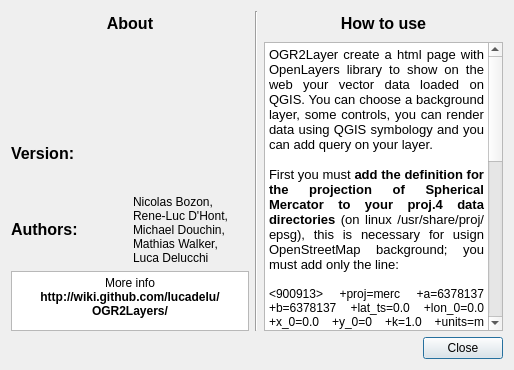
<?xml version="1.0" encoding="UTF-8"?>
<ui version="4.0">
 <class>AboutDialog</class>
 <widget class="QDialog" name="AboutDialog">
  <property name="geometry">
   <rect>
    <x>0</x>
    <y>0</y>
    <width>514</width>
    <height>370</height>
   </rect>
  </property>
  <property name="sizePolicy">
   <sizepolicy hsizetype="Expanding" vsizetype="Expanding">
    <horstretch>0</horstretch>
    <verstretch>0</verstretch>
   </sizepolicy>
  </property>
  <property name="windowTitle">
   <string>OGR2Layers Plugin: Info</string>
  </property>
  <layout class="QVBoxLayout" name="verticalLayout_3">
   <item>
    <layout class="QHBoxLayout" name="horizontalLayout_3">
     <item>
      <layout class="QVBoxLayout" name="verticalLayout">
       <item>
        <widget class="QLabel" name="about">
         <property name="minimumSize">
          <size>
           <width>0</width>
           <height>25</height>
          </size>
         </property>
         <property name="maximumSize">
          <size>
           <width>16777215</width>
           <height>25</height>
          </size>
         </property>
         <property name="font">
          <font>
           <pointsize>12</pointsize>
           <weight>75</weight>
           <bold>true</bold>
          </font>
         </property>
         <property name="text">
          <string>&lt;!DOCTYPE HTML PUBLIC &quot;-//W3C//DTD HTML 4.0//EN&quot; &quot;http://www.w3.org/TR/REC-html40/strict.dtd&quot;&gt;
&lt;html&gt;&lt;head&gt;&lt;meta name=&quot;qrichtext&quot; content=&quot;1&quot; /&gt;&lt;style type=&quot;text/css&quot;&gt;
p, li { white-space: pre-wrap; }
&lt;/style&gt;&lt;/head&gt;&lt;body style=&quot; font-family:'Sans Serif'; font-size:12pt; font-weight:600; font-style:normal;&quot;&gt;
&lt;p align=&quot;center&quot; style=&quot; margin-top:0px; margin-bottom:0px; margin-left:0px; margin-right:0px; -qt-block-indent:0; text-indent:0px;&quot;&gt;About&lt;/p&gt;&lt;/body&gt;&lt;/html&gt;</string>
         </property>
        </widget>
       </item>
       <item>
        <widget class="QLabel" name="logo">
         <property name="text">
          <string>&lt;!DOCTYPE HTML PUBLIC &quot;-//W3C//DTD HTML 4.0//EN&quot; &quot;http://www.w3.org/TR/REC-html40/strict.dtd&quot;&gt;
&lt;html&gt;&lt;head&gt;&lt;meta name=&quot;qrichtext&quot; content=&quot;1&quot; /&gt;&lt;style type=&quot;text/css&quot;&gt;
p, li { white-space: pre-wrap; }
&lt;/style&gt;&lt;/head&gt;&lt;body style=&quot; font-family:'Sans Serif'; font-size:9pt; font-weight:400; font-style:normal;&quot;&gt;
&lt;p align=&quot;center&quot; style=&quot; margin-top:0px; margin-bottom:0px; margin-left:0px; margin-right:0px; -qt-block-indent:0; text-indent:0px;&quot;&gt;&lt;img src=&quot;:/plugins/OGR2Layers/icongui.png&quot; /&gt;&lt;/p&gt;&lt;/body&gt;&lt;/html&gt;</string>
         </property>
        </widget>
       </item>
       <item>
        <layout class="QHBoxLayout" name="horizontalLayout">
         <item>
          <widget class="QLabel" name="version">
           <property name="text">
            <string>&lt;!DOCTYPE HTML PUBLIC &quot;-//W3C//DTD HTML 4.0//EN&quot; &quot;http://www.w3.org/TR/REC-html40/strict.dtd&quot;&gt;
&lt;html&gt;&lt;head&gt;&lt;meta name=&quot;qrichtext&quot; content=&quot;1&quot; /&gt;&lt;style type=&quot;text/css&quot;&gt;
p, li { white-space: pre-wrap; }
&lt;/style&gt;&lt;/head&gt;&lt;body style=&quot; font-family:'Sans Serif'; font-size:9pt; font-weight:400; font-style:normal;&quot;&gt;
&lt;p style=&quot; margin-top:0px; margin-bottom:0px; margin-left:0px; margin-right:0px; -qt-block-indent:0; text-indent:0px;&quot;&gt;&lt;span style=&quot; font-size:12pt; font-weight:600;&quot;&gt;Version:&lt;/span&gt;&lt;/p&gt;&lt;/body&gt;&lt;/html&gt;</string>
           </property>
          </widget>
         </item>
         <item>
          <widget class="QLabel" name="version_n">
           <property name="maximumSize">
            <size>
             <width>200</width>
             <height>16777215</height>
            </size>
           </property>
           <property name="text">
            <string/>
           </property>
          </widget>
         </item>
        </layout>
       </item>
       <item>
        <layout class="QHBoxLayout" name="horizontalLayout_2">
         <item>
          <widget class="QLabel" name="autors">
           <property name="text">
            <string>&lt;!DOCTYPE HTML PUBLIC &quot;-//W3C//DTD HTML 4.0//EN&quot; &quot;http://www.w3.org/TR/REC-html40/strict.dtd&quot;&gt;
&lt;html&gt;&lt;head&gt;&lt;meta name=&quot;qrichtext&quot; content=&quot;1&quot; /&gt;&lt;style type=&quot;text/css&quot;&gt;
p, li { white-space: pre-wrap; }
&lt;/style&gt;&lt;/head&gt;&lt;body style=&quot; font-family:'Sans Serif'; font-size:9pt; font-weight:400; font-style:normal;&quot;&gt;
&lt;p align=&quot;justify&quot; style=&quot; margin-top:0px; margin-bottom:0px; margin-left:0px; margin-right:0px; -qt-block-indent:0; text-indent:0px;&quot;&gt;&lt;span style=&quot; font-size:12pt; font-weight:600;&quot;&gt;Authors:&lt;/span&gt;&lt;/p&gt;&lt;/body&gt;&lt;/html&gt;</string>
           </property>
          </widget>
         </item>
         <item>
          <widget class="QLabel" name="autors_name">
           <property name="maximumSize">
            <size>
             <width>150</width>
             <height>16777215</height>
            </size>
           </property>
           <property name="text">
            <string>Nicolas Bozon, 
Rene-Luc D'Hont, 
Michael Douchin, 
Mathias Walker, 
Luca Delucchi</string>
           </property>
          </widget>
         </item>
        </layout>
       </item>
       <item>
        <widget class="QTextBrowser" name="textBrowser">
         <property name="maximumSize">
          <size>
           <width>16777215</width>
           <height>60</height>
          </size>
         </property>
         <property name="lineWidth">
          <number>0</number>
         </property>
         <property name="html">
          <string>&lt;!DOCTYPE HTML PUBLIC &quot;-//W3C//DTD HTML 4.0//EN&quot; &quot;http://www.w3.org/TR/REC-html40/strict.dtd&quot;&gt;
&lt;html&gt;&lt;head&gt;&lt;meta name=&quot;qrichtext&quot; content=&quot;1&quot; /&gt;&lt;style type=&quot;text/css&quot;&gt;
p, li { white-space: pre-wrap; }
&lt;/style&gt;&lt;/head&gt;&lt;body style=&quot; font-family:'Sans Serif'; font-size:9pt; font-weight:400; font-style:normal;&quot;&gt;
&lt;p align=&quot;center&quot; style=&quot; margin-top:0px; margin-bottom:0px; margin-left:0px; margin-right:0px; -qt-block-indent:0; text-indent:0px;&quot;&gt;More info&lt;/p&gt;
&lt;p align=&quot;center&quot; style=&quot; margin-top:0px; margin-bottom:0px; margin-left:0px; margin-right:0px; -qt-block-indent:0; text-indent:0px;&quot;&gt;&lt;span style=&quot; font-weight:600;&quot;&gt;http://wiki.github.com/lucadelu/OGR2Layers/&lt;/span&gt;&lt;/p&gt;&lt;/body&gt;&lt;/html&gt;</string>
         </property>
        </widget>
       </item>
      </layout>
     </item>
     <item>
      <widget class="Line" name="line">
       <property name="orientation">
        <enum>Qt::Vertical</enum>
       </property>
      </widget>
     </item>
     <item>
      <layout class="QVBoxLayout" name="verticalLayout_2">
       <item>
        <widget class="QLabel" name="label_help">
         <property name="minimumSize">
          <size>
           <width>0</width>
           <height>25</height>
          </size>
         </property>
         <property name="maximumSize">
          <size>
           <width>16777215</width>
           <height>25</height>
          </size>
         </property>
         <property name="text">
          <string>&lt;!DOCTYPE HTML PUBLIC &quot;-//W3C//DTD HTML 4.0//EN&quot; &quot;http://www.w3.org/TR/REC-html40/strict.dtd&quot;&gt;
&lt;html&gt;&lt;head&gt;&lt;meta name=&quot;qrichtext&quot; content=&quot;1&quot; /&gt;&lt;style type=&quot;text/css&quot;&gt;
p, li { white-space: pre-wrap; }
&lt;/style&gt;&lt;/head&gt;&lt;body style=&quot; font-family:'Sans Serif'; font-size:9pt; font-weight:400; font-style:normal;&quot;&gt;
&lt;p align=&quot;center&quot; style=&quot; margin-top:0px; margin-bottom:0px; margin-left:0px; margin-right:0px; -qt-block-indent:0; text-indent:0px;&quot;&gt;&lt;span style=&quot; font-size:12pt; font-weight:600;&quot;&gt;How to use&lt;/span&gt;&lt;/p&gt;&lt;/body&gt;&lt;/html&gt;</string>
         </property>
        </widget>
       </item>
       <item>
        <widget class="QTextBrowser" name="textBrowser_2">
         <property name="font">
          <font>
           <weight>50</weight>
           <bold>false</bold>
          </font>
         </property>
         <property name="html">
          <string>&lt;!DOCTYPE HTML PUBLIC &quot;-//W3C//DTD HTML 4.0//EN&quot; &quot;http://www.w3.org/TR/REC-html40/strict.dtd&quot;&gt;
&lt;html&gt;&lt;head&gt;&lt;meta name=&quot;qrichtext&quot; content=&quot;1&quot; /&gt;&lt;style type=&quot;text/css&quot;&gt;
p, li { white-space: pre-wrap; }
&lt;/style&gt;&lt;/head&gt;&lt;body style=&quot; font-family:'Sans Serif'; font-size:9pt; font-weight:400; font-style:normal;&quot;&gt;
&lt;p align=&quot;justify&quot; style=&quot; margin-top:0px; margin-bottom:0px; margin-left:0px; margin-right:0px; -qt-block-indent:0; text-indent:0px;&quot;&gt;&lt;span style=&quot; font-size:10pt;&quot;&gt;OGR2Layer create a html page with OpenLayers library to show on the web your vector data loaded on QGIS. You can choose a background layer, some controls, you can render data using QGIS symbology and you can add query on your layer.&lt;/span&gt;&lt;/p&gt;
&lt;p align=&quot;justify&quot; style=&quot;-qt-paragraph-type:empty; margin-top:0px; margin-bottom:0px; margin-left:0px; margin-right:0px; -qt-block-indent:0; text-indent:0px; font-size:10pt;&quot;&gt;&lt;/p&gt;
&lt;p align=&quot;justify&quot; style=&quot; margin-top:0px; margin-bottom:0px; margin-left:0px; margin-right:0px; -qt-block-indent:0; text-indent:0px;&quot;&gt;&lt;span style=&quot; font-size:10pt;&quot;&gt;First you must &lt;/span&gt;&lt;span style=&quot; font-size:10pt; font-weight:600;&quot;&gt;add the definition for the projection of Spherical Mercator to your proj.4 data directories&lt;/span&gt;&lt;span style=&quot; font-size:10pt;&quot;&gt; (on linux /usr/share/proj/epsg), this is necessary for usign OpenStreetMap background; you must add only the line:&lt;/span&gt;&lt;/p&gt;
&lt;p align=&quot;justify&quot; style=&quot;-qt-paragraph-type:empty; margin-top:0px; margin-bottom:0px; margin-left:0px; margin-right:0px; -qt-block-indent:0; text-indent:0px; font-size:10pt;&quot;&gt;&lt;/p&gt;
&lt;p align=&quot;justify&quot; style=&quot; margin-top:0px; margin-bottom:0px; margin-left:0px; margin-right:0px; -qt-block-indent:0; text-indent:0px;&quot;&gt;&lt;span style=&quot; font-family:'Courier New, courier';&quot;&gt;&amp;lt;900913&amp;gt; +proj=merc +a=6378137 +b=6378137 +lat_ts=0.0 +lon_0=0.0 +x_0=0.0 +y_0=0 +k=1.0 +units=m +nadgrids=@null +no_defs&lt;/span&gt;&lt;/p&gt;
&lt;p align=&quot;justify&quot; style=&quot;-qt-paragraph-type:empty; margin-top:0px; margin-bottom:0px; margin-left:0px; margin-right:0px; -qt-block-indent:0; text-indent:0px;&quot;&gt;&lt;/p&gt;
&lt;p align=&quot;justify&quot; style=&quot; margin-top:0px; margin-bottom:0px; margin-left:0px; margin-right:0px; -qt-block-indent:0; text-indent:0px;&quot;&gt;&lt;span style=&quot; font-size:10pt;&quot;&gt;The second important part is &lt;/span&gt;&lt;span style=&quot; font-size:10pt; font-weight:600;&quot;&gt;your vector layer has a  known spatial reference system&lt;/span&gt;&lt;span style=&quot; font-size:10pt;&quot;&gt; (e.g. file .prj for shapefile) then you can load vector data and start OGR2Layer plugin, now  you choose the directory where the plugin save the files (.html for internet page and gml for vector data) and several option to add in OpenLayers.&lt;/span&gt;&lt;/p&gt;
&lt;p align=&quot;justify&quot; style=&quot;-qt-paragraph-type:empty; margin-top:0px; margin-bottom:0px; margin-left:0px; margin-right:0px; -qt-block-indent:0; text-indent:0px; font-size:10pt;&quot;&gt;&lt;/p&gt;
&lt;p align=&quot;justify&quot; style=&quot; margin-top:0px; margin-bottom:0px; margin-left:0px; margin-right:0px; -qt-block-indent:0; text-indent:0px;&quot;&gt;&lt;span style=&quot; font-size:10pt;&quot;&gt;For use the &quot;&lt;/span&gt;&lt;span style=&quot; font-size:10pt; font-style:italic;&quot;&gt;QGIS Render&lt;/span&gt;&lt;span style=&quot; font-size:10pt;&quot;&gt;&quot; in the &quot;&lt;/span&gt;&lt;span style=&quot; font-size:10pt; font-style:italic;&quot;&gt;Render option&lt;/span&gt;&lt;span style=&quot; font-size:10pt;&quot;&gt;&quot; remember  that work only &quot;&lt;/span&gt;&lt;span style=&quot; font-size:10pt; font-style:italic;&quot;&gt;Single Symbol&lt;/span&gt;&lt;span style=&quot; font-size:10pt;&quot;&gt;&quot; and &quot;&lt;/span&gt;&lt;span style=&quot; font-size:10pt; font-style:italic;&quot;&gt;Unique Value&lt;/span&gt;&lt;span style=&quot; font-size:10pt;&quot;&gt;&quot; symbology&lt;/span&gt;&lt;/p&gt;
&lt;p align=&quot;justify&quot; style=&quot;-qt-paragraph-type:empty; margin-top:0px; margin-bottom:0px; margin-left:0px; margin-right:0px; -qt-block-indent:0; text-indent:0px; font-size:10pt;&quot;&gt;&lt;/p&gt;
&lt;p align=&quot;justify&quot; style=&quot; margin-top:0px; margin-bottom:0px; margin-left:0px; margin-right:0px; -qt-block-indent:0; text-indent:0px;&quot;&gt;&lt;span style=&quot; font-size:10pt;&quot;&gt;In the &quot;&lt;/span&gt;&lt;span style=&quot; font-size:10pt; font-style:italic;&quot;&gt;Query Options&lt;/span&gt;&lt;span style=&quot; font-size:10pt;&quot;&gt;&quot; the option &quot;&lt;/span&gt;&lt;span style=&quot; font-size:10pt; font-style:italic;&quot;&gt;query more features&lt;/span&gt;&lt;span style=&quot; font-size:10pt;&quot;&gt;&quot; use OpenLayers Strategy Cluster, this solution allow to cluster more features and query the group, it's useful for points specially when they are very neighbouring. &lt;/span&gt;&lt;/p&gt;
&lt;p align=&quot;justify&quot; style=&quot; margin-top:0px; margin-bottom:0px; margin-left:0px; margin-right:0px; -qt-block-indent:0; text-indent:0px;&quot;&gt;&lt;span style=&quot; font-size:10pt; font-weight:600;&quot;&gt;Important&lt;/span&gt;&lt;span style=&quot; font-size:10pt;&quot;&gt;: remember &quot;&lt;/span&gt;&lt;span style=&quot; font-size:10pt; font-style:italic;&quot;&gt;query more features&lt;/span&gt;&lt;span style=&quot; font-size:10pt;&quot;&gt;&quot; doesn't work with &quot;&lt;/span&gt;&lt;span style=&quot; font-size:10pt; font-style:italic;&quot;&gt;Unique Value&lt;/span&gt;&lt;span style=&quot; font-size:10pt;&quot;&gt;&quot; symbology&lt;/span&gt;&lt;/p&gt;&lt;/body&gt;&lt;/html&gt;</string>
         </property>
        </widget>
       </item>
      </layout>
     </item>
    </layout>
   </item>
   <item>
    <widget class="QDialogButtonBox" name="buttonBox">
     <property name="standardButtons">
      <set>QDialogButtonBox::Close</set>
     </property>
    </widget>
   </item>
  </layout>
 </widget>
 <resources>
  <include location="resources.qrc"/>
 </resources>
 <connections>
  <connection>
   <sender>buttonBox</sender>
   <signal>rejected()</signal>
   <receiver>AboutDialog</receiver>
   <slot>reject()</slot>
   <hints>
    <hint type="sourcelabel">
     <x>40</x>
     <y>285</y>
    </hint>
    <hint type="destinationlabel">
     <x>237</x>
     <y>153</y>
    </hint>
   </hints>
  </connection>
 </connections>
</ui>
